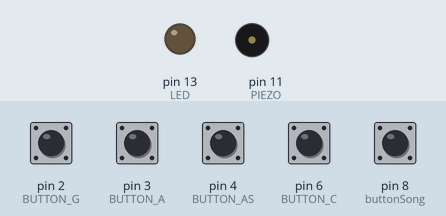
Recording of a sketch running on a simulated Arduino Uno, built with avr-gcc and run on an emulated ATmega328P. On the bench: output pins drawn as LEDs (lit = HIGH), buzzer (waves = sounding). Inputs (shaded band) come from the test bench; at power-on: pin 2 (BUTTON_G), pin 3 (BUTTON_A), pin 4 (BUTTON_AS), pin 6 (BUTTON_C), pin 8 (buttonSong) HIGH.

Above: at 1.2 s.
1.3 s: pin 8 (buttonSong) pulled LOW for 0.15 s
At 1.67 s:
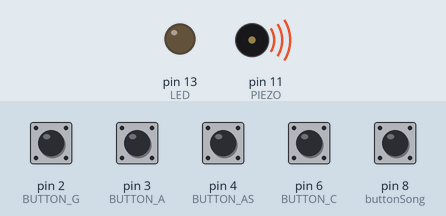
Timing chart, 0 to 10.3 s (numbered marks = the images above; inputs shaded):
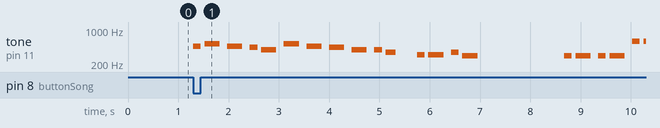

The sketch:

Pushbutton_Buzzer.ino
```cpp
#include "pitches.h"
#define ACTIVATED LOW


const int PIEZO = 11;
const int LED = 13;

int buttonSong = 8;
const int BUTTON_C = 6;
const int BUTTON_AS = 4;
const int BUTTON_A = 3;
const int BUTTON_G = 2;


void setup()
{
  Serial.begin(9600);
  pinMode(LED, OUTPUT);
  pinMode(BUTTON_C, INPUT);
  digitalWrite(BUTTON_C,HIGH);
  pinMode(BUTTON_AS, INPUT);
  digitalWrite(BUTTON_AS,HIGH);
  pinMode(BUTTON_A, INPUT);
  digitalWrite(BUTTON_A,HIGH);
  pinMode(BUTTON_G, INPUT);
  digitalWrite(BUTTON_G,HIGH);
  pinMode (buttonSong, INPUT);
  digitalWrite(buttonSong, HIGH);

  digitalWrite(LED,LOW);
}


// notes in the melody:
int melody[] = {
NOTE_AS4, NOTE_C5, NOTE_AS4, NOTE_A4, NOTE_G4,  NOTE_C5, NOTE_AS4, NOTE_A4, NOTE_G4, NOTE_G4, NOTE_F4, 0, 0,
NOTE_DS4, NOTE_DS4, NOTE_F4, NOTE_D4, 0, 0, 0, NOTE_D4, NOTE_D4, NOTE_D4, NOTE_D4, NOTE_D5, NOTE_D5,
NOTE_G3, NOTE_AS3, NOTE_C4, NOTE_G3, NOTE_G3, NOTE_AS3, NOTE_AS4, NOTE_A4, NOTE_A4, NOTE_A4, NOTE_AS4, NOTE_AS4,
NOTE_G3, NOTE_AS3, NOTE_C4, NOTE_G3, NOTE_G3, NOTE_AS3,


NOTE_AS4, NOTE_C5, NOTE_AS4, NOTE_A4, NOTE_G4,  NOTE_C5, NOTE_AS4, NOTE_A4, NOTE_G4, NOTE_G4, NOTE_F4, 0, 0,
NOTE_DS4, NOTE_DS4, NOTE_F4, NOTE_D4, NOTE_G3, NOTE_AS3, NOTE_C4, NOTE_F3, NOTE_AS3, NOTE_A3, NOTE_F3,
NOTE_D4, NOTE_D4, NOTE_D4, NOTE_D5, NOTE_D5,
NOTE_G3, NOTE_AS3, NOTE_C4, NOTE_F3, NOTE_AS3, NOTE_G3, NOTE_AS4, NOTE_A4, NOTE_A4, NOTE_A4, NOTE_AS4, NOTE_AS4,


};

// note durations: 4 = quarter note, 8 = eighth note, etc.:
int noteDurations[] = {

4.5, 2.25, 2.25, 4.5, 2.25, 2.25, 2.25, 2.25, 2.25, 4.5, 3, 9, 4.5,
4.5, 2.25, 4.5, 2.25, 1.125, 2.25, 4.5, 4.5, 2.25, 4.5, 2.25, 4.5, 2.25,
4.5, 4.5, 4.5, 2.25, 4.5, 4.5, 4.5, 2.25, 4.5, 2.25, 4.5, 2,
4.5, 4.5, 4.5, 2.25, 4.5, 4.5,

4.5, 2.25, 2.25, 4.5, 2.25, 2.25, 2.25, 2.25, 2.25, 4.5, 3, 9, 4.5,
4.5, 2.25, 4.5, 4.5, 4.5, 4.5, 4.5, 4.5, 3, 3, 4.5,
2.25, 4.5, 2.25, 4.5, 2.25,
4.5, 4.5, 4.5, 4.5, 2.25, 4.5, 4.5, 2.25, 4.5, 2.25, 4.5, 2.25,


} ;


void loop()
{
   while(digitalRead(BUTTON_C) == ACTIVATED)
  {
    tone(PIEZO,NOTE_C5);
    digitalWrite(LED,HIGH);
  }
  while(digitalRead(BUTTON_AS) == ACTIVATED)
  {
    tone(PIEZO,NOTE_AS4);
    digitalWrite(LED,HIGH);
  }

  while(digitalRead(BUTTON_A) == ACTIVATED)
  {
    tone(PIEZO,NOTE_A4);
    digitalWrite(LED,HIGH);
  }

  while(digitalRead(BUTTON_G) == ACTIVATED)
  {
    tone(PIEZO,NOTE_G4);
    digitalWrite(LED,HIGH);
  }

  if(digitalRead(buttonSong) == ACTIVATED) {
    for (int thisNote=0; thisNote <85; thisNote++) {
      int noteDuration = 600 / noteDurations[thisNote];
      tone(11, melody[thisNote], noteDuration);
      int pauseBetweenNotes = noteDuration * 1.50;
      delay(pauseBetweenNotes);
      noTone(11);
    }

  }

  noTone(PIEZO);
  digitalWrite(LED,LOW);

}
```

Measured:
- after the input at 1.3 s, tone on pin 11 (PIEZO): plays 466 Hz for 0.15 s, 523 Hz for 0.30 s, 466 Hz for 0.30 s, 440 Hz for 0.15 s, 392 Hz for 0.30 s, 523 Hz for 0.30 s … (21 notes in this stretch), starting at once
